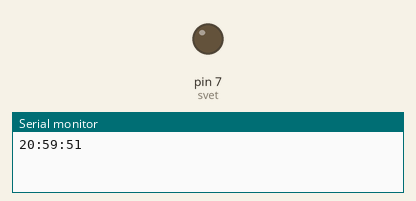
Simulated run of this sketch. Board: Arduino Uno, built with avr-gcc and run on an emulated ATmega328P. Parts: output pins drawn as LEDs (lit = HIGH), the last lines printed to the serial monitor. The local clock reads 2024-03-15 10:24:30 at power-on unless the sketch sets it.

Above: at 0.1 s.
At 9.1 s:
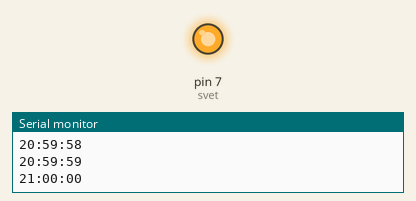
Timing chart, 0 to 10.6 s (numbered marks = the images above):
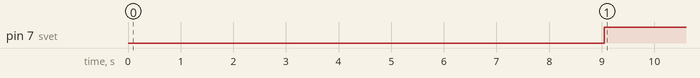

The sketch:

RTC_DS1302.ino
```cpp
#include <DS1302.h>

DS1302 rtc(3, 2, 4);
int svet = 7;
Time t;
const int pinPhoto = A0;
int raw = 0;

void setup() {
	pinMode( pinPhoto, INPUT );
	pinMode(svet,OUTPUT);
	pinMode(svet,OUTPUT);
	rtc.halt(false);
	rtc.writeProtect(false);
	Serial.begin(9600);
	rtc.setTime(20, 59, 51);
}

void loop(){
    Serial.println(rtc.getTimeStr());
	delay (1000);
	t = rtc.getTime();
	if (t.hour>8 && t.hour<=20 && raw < 900){
		digitalWrite(svet,LOW  );
	}
	else {
		digitalWrite(svet,HIGH);
	}
}
```

Measured:
- by itself, pin 7 (svet): LOW → HIGH at 9.0 s
